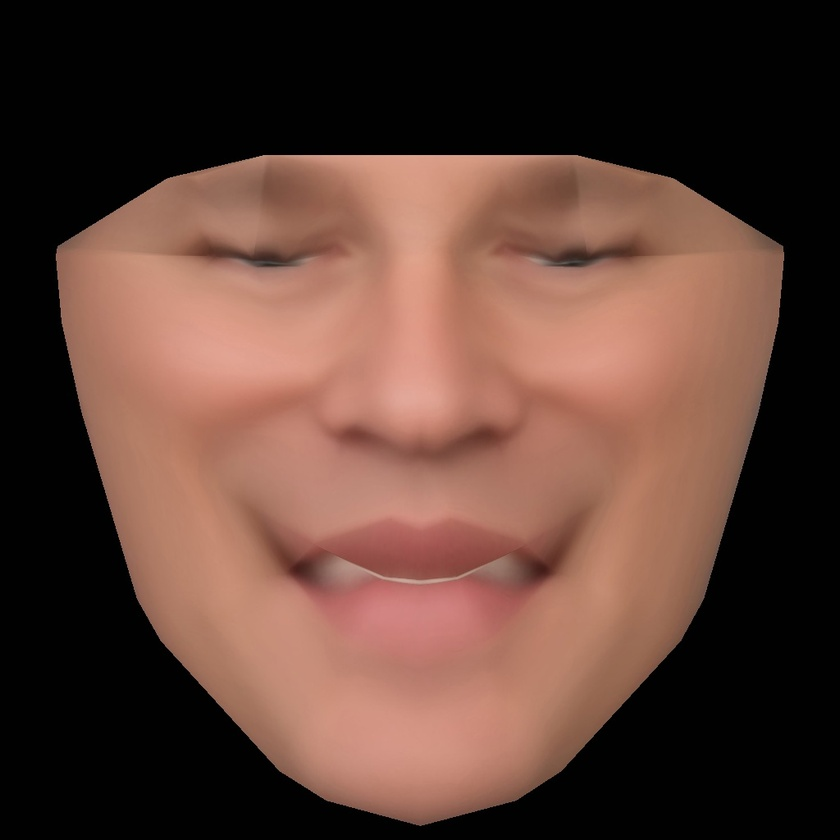
//> input picture 1sttexture.jpg, 840 x 840 px, shrunk from 1024 x 1024 before the run
$ ./detect_pix 1sttexture.jpg   (built with g++ and OpenCV 4)
//> lines starting //> are read from the running program, lines starting //| are printed output that depends on the picture; after the words box and inside, x2 and y2 are one past the last pixel; in counts of white or black regions, pixels touching at a corner belong together

#include <opencv2/opencv.hpp>
#include <iostream>
#include <fstream>
#include <iterator>
#include <dirent.h>
#include <stdlib.h>
#include <algorithm>
#include <vector>


using namespace cv;
using namespace std;


void mouseEvent(int event, int x, int y, int flags, void* param){
  IplImage* img = (IplImage*) param;

  if (event == CV_EVENT_LBUTTONDOWN){
    printf("%d, %d \n", x, y);
  }
}
int main( int argc, char** argv){


Mat Rgb;
Mat Gray;
Mat Bin;

Rgb = imread(argv[1], WINDOW_AUTOSIZE);
//> Rgb is the input picture: 840 rows x 840 cols, CV_8UC3; mean B, G, R 54.1, 64, 93.4
cvtColor(Rgb, Gray, CV_RGB2GRAY);
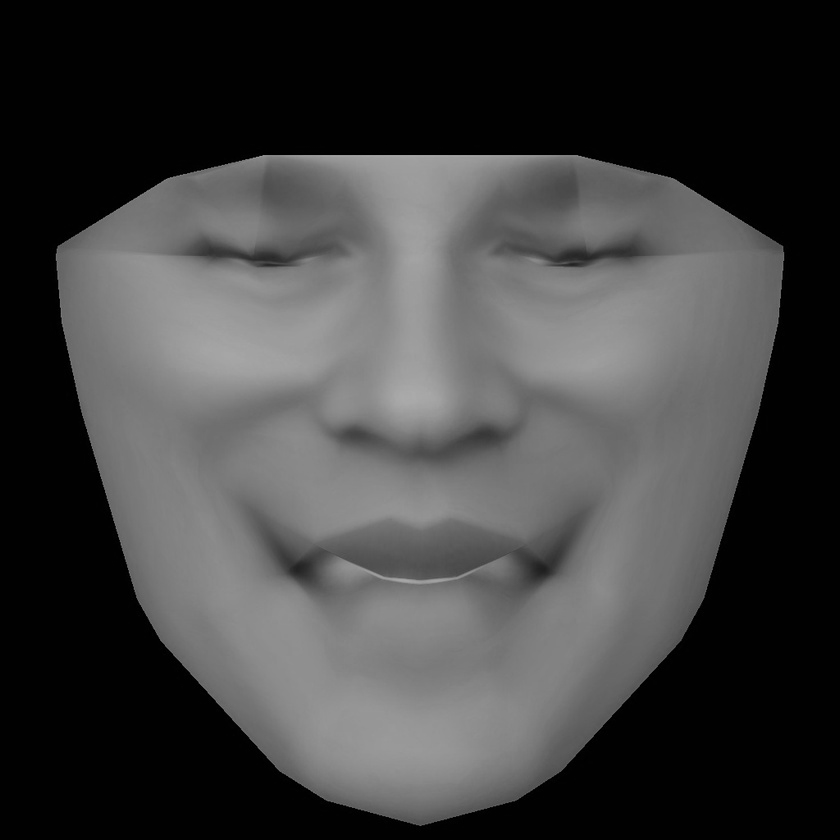
//> Gray: 840 rows x 840 cols, CV_8UC1; min 0, max 171, mean 64.4

vector<Point> v;
threshold(Gray, Bin, 100, 255, THRESH_BINARY);
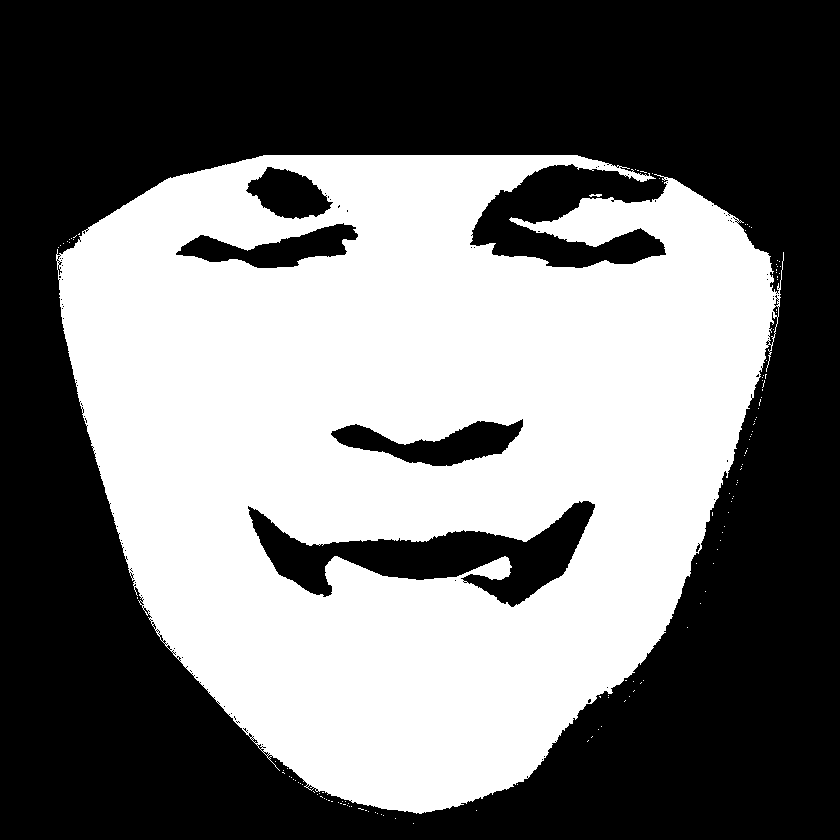
//> Bin: 840 rows x 840 cols, CV_8UC1; 45.4% white; 133 white regions (131 under 20 px), largest, box (x1, y1, x2, y2) and area: (56, 155, 784, 814) 319983, (589, 194, 602, 197) 27
cv::findNonZero(Bin, v);
//> v = 320209 items

// [11 lines of commented-out code are left out]


IplImage *img = cvLoadImage(argv[1]);
cvNamedWindow("My img",1);
cvSetMouseCallback("My img", mouseEvent, &img);
cvShowImage("My img", img);

cvWaitKey(0);

//wait for a character to exit
}

$ run again, on Mat.jpg
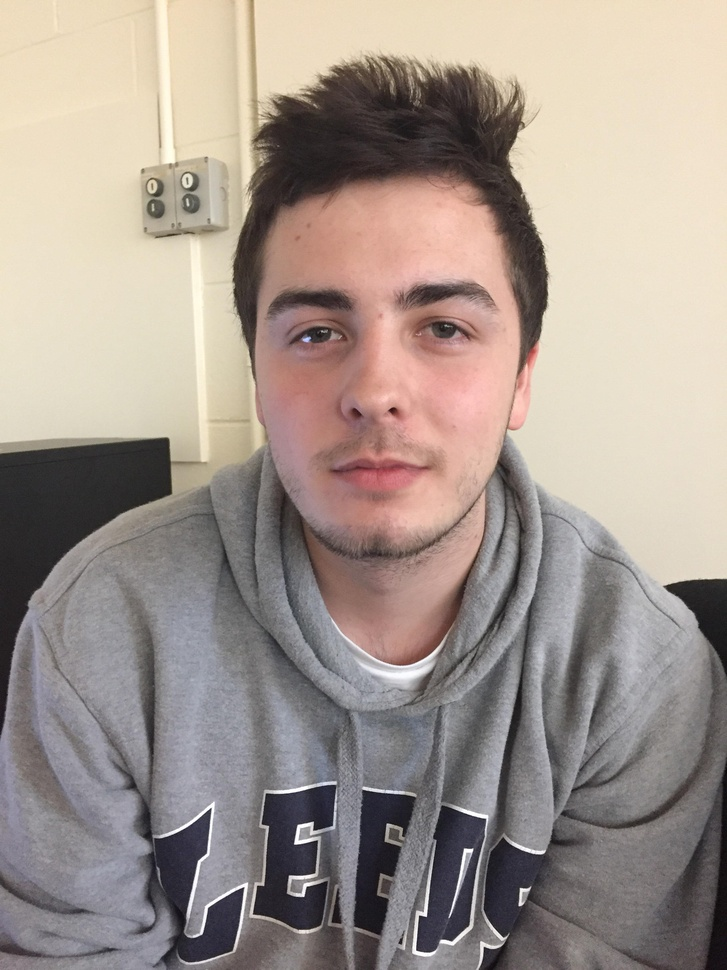
//> input picture Mat.jpg, 727 x 970 px, shrunk from 2448 x 3264 before the run
//> Rgb is the input picture: 970 rows x 727 cols, CV_8UC3; mean B, G, R 142.1, 150.2, 162.4
//> `cvtColor(Rgb, Gray, CV_RGB2GRAY);`:
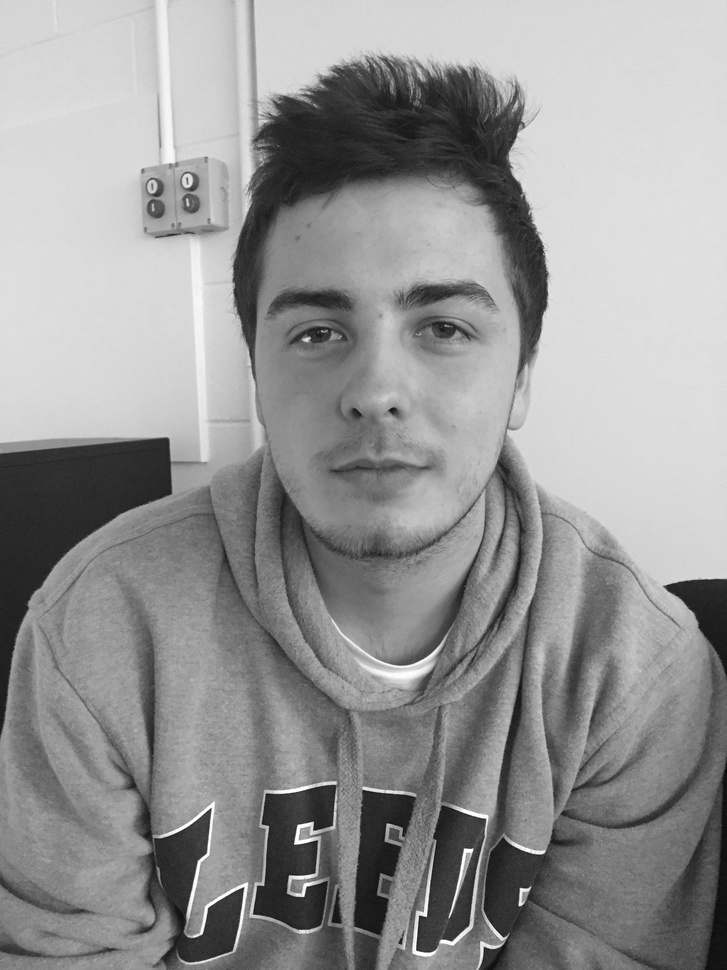
//> Gray: 970 rows x 727 cols, CV_8UC1; min 7, max 255, mean 149.2
//> `threshold(Gray, Bin, 100, 255, THRESH_BINARY);`:
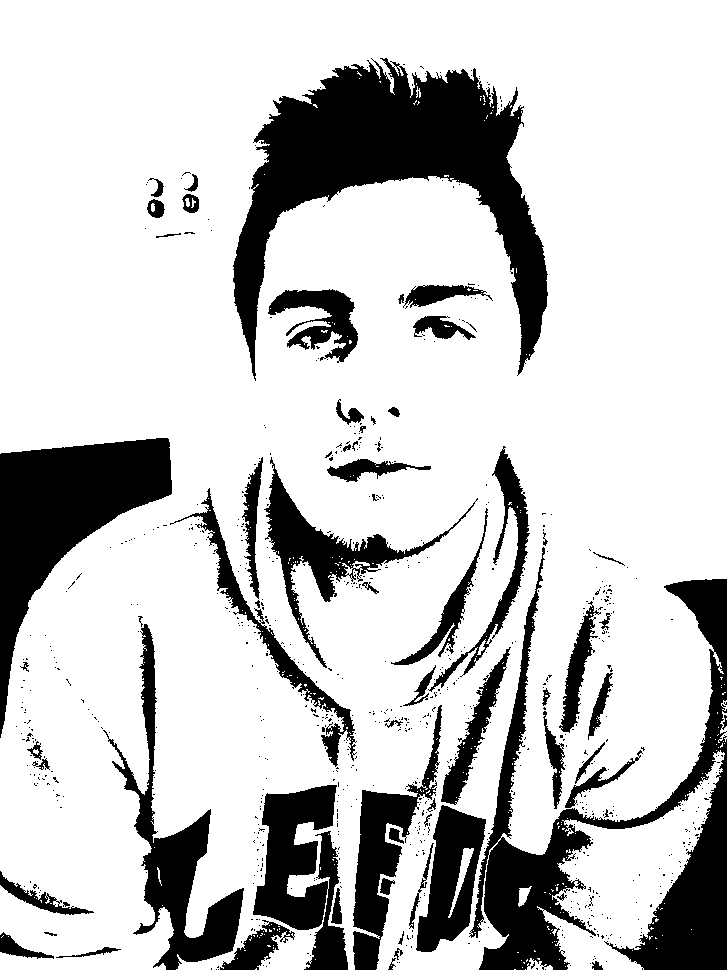
//> Bin: 970 rows x 727 cols, CV_8UC1; 78.4% white; 780 black regions (715 under 20 px), largest, box (x1, y1, x2, y2) and area: (233, 58, 548, 381) 35787, (469, 547, 727, 970) 28846, (0, 438, 172, 738) 18829
//> v = 552555 items
